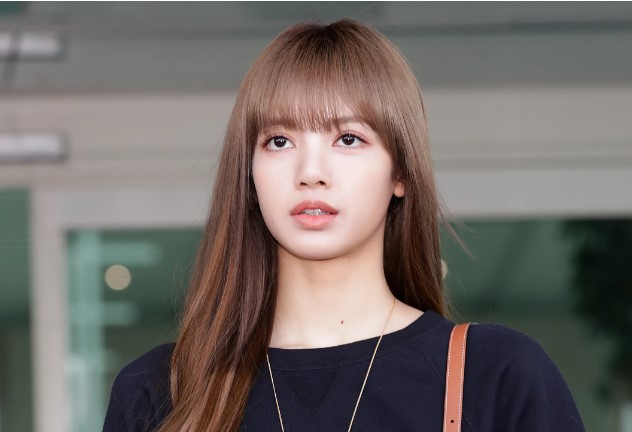
#> input picture chapter 6/img1.jpg, 632 x 432 px
$ python -i pencilsketch_webapp.py   (imports and definitions only)
#> lines starting #> are read from the running program, lines starting #| are printed output that depends on the picture
#> further down, picture is the input picture: shape (432, 632, 3); mean B, G, R 102.2, 105.9, 112.7
#Example 6.21 Pencil Sketch web app with Streamlit
import streamlit as st
import numpy as np
from PIL import Image
import cv2


def pencilSketch(inp_img):
    img_gray = cv2.cvtColor(inp_img, cv2.COLOR_BGR2GRAY)
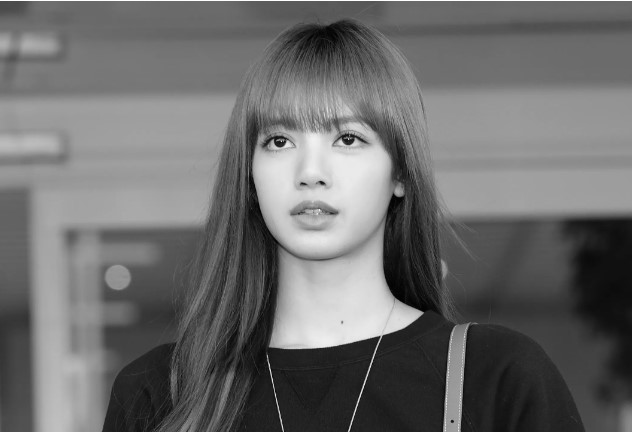
#> img_gray: shape (432, 632); min 1, max 255, mean 107.5
    img_invert = cv2.bitwise_not(img_gray)
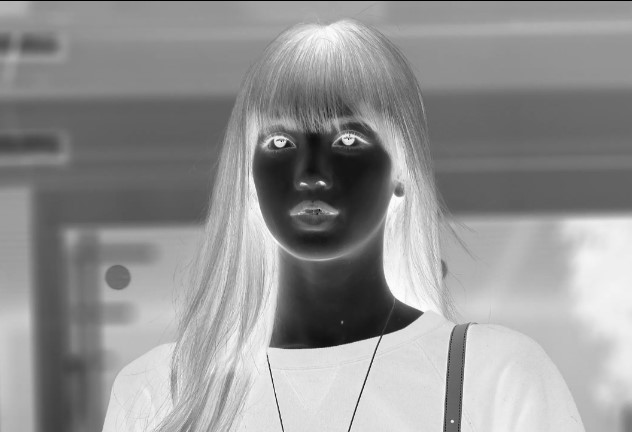
#> img_invert: shape (432, 632); min 0, max 254, mean 147.5
    img_smoothing = cv2.GaussianBlur(img_invert, (21, 21),sigmaX=0, sigmaY=0)
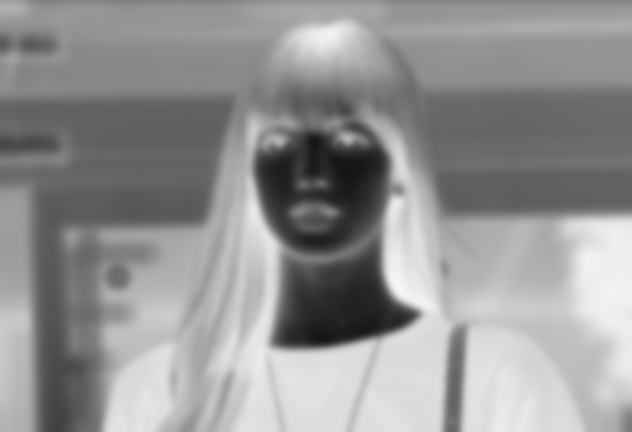
#> img_smoothing: shape (432, 632); min 21, max 247, mean 147.6
    final_img = cv2.divide(img_gray, 255 - img_smoothing, scale=256)
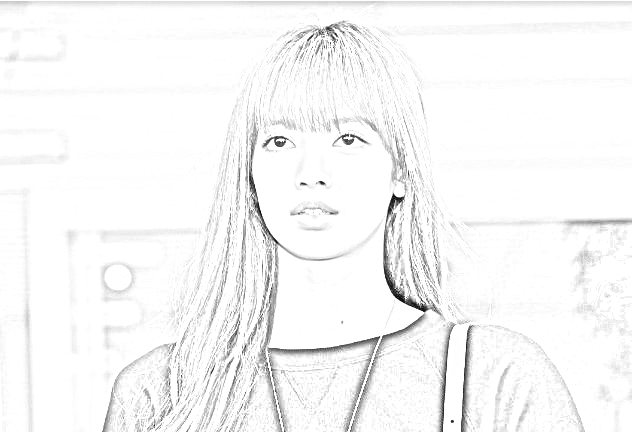
#> final_img: shape (432, 632); min 6, max 255, mean 246.5
    return(final_img)


# [19 lines not run here, left out]

>>> import cv2
>>> picture = cv2.imread('img1.jpg')
>>> result = pencilSketch(picture)

$ run again, on chapter 6/img2.jpg
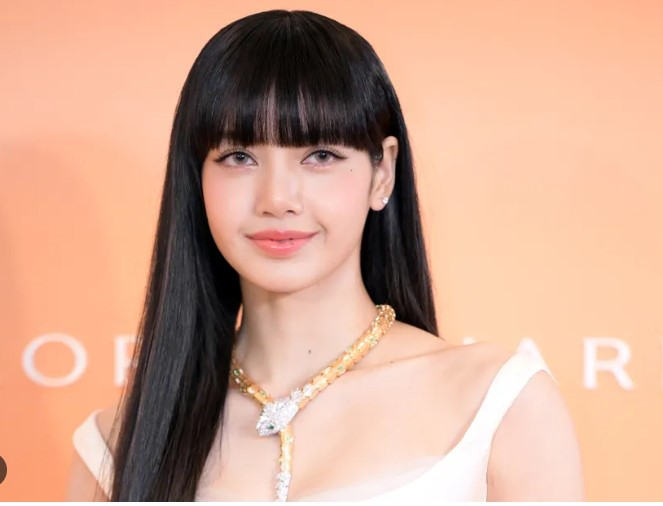
#> input picture chapter 6/img2.jpg, 663 x 506 px
#> picture is the input picture: shape (506, 663, 3); mean B, G, R 145.3, 166.8, 209.5
#> in pencilSketch, `img_smoothing = cv2.GaussianBlur(img_invert, (21, 21),sigmaX=0, sigmaY..`:
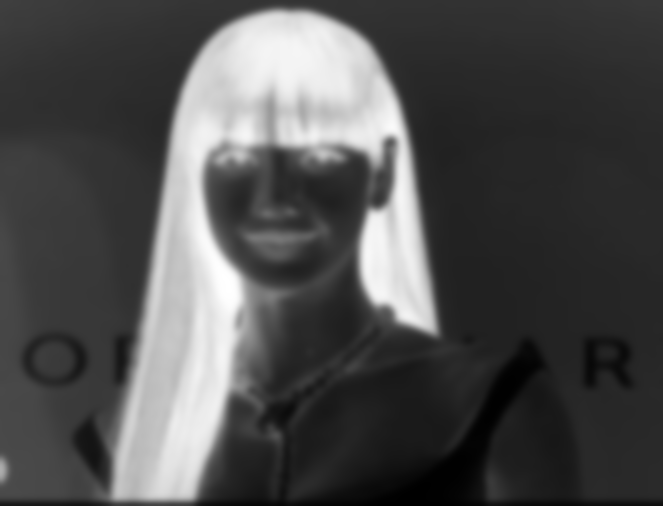
#> img_smoothing: shape (506, 663); min 0, max 255, mean 77.9
#> in pencilSketch, `final_img = cv2.divide(img_gray, 255 - img_smoothing, scale=256)`:
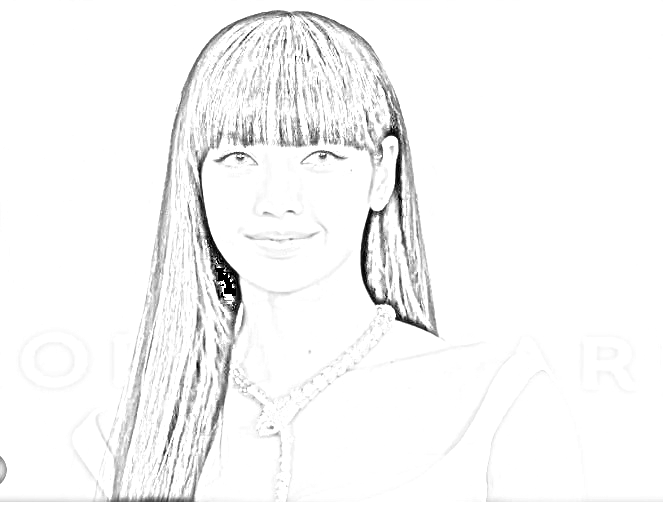
#> final_img: shape (506, 663); min 0, max 255, mean 246.5

$ run again, on chapter 6/img3.jpg
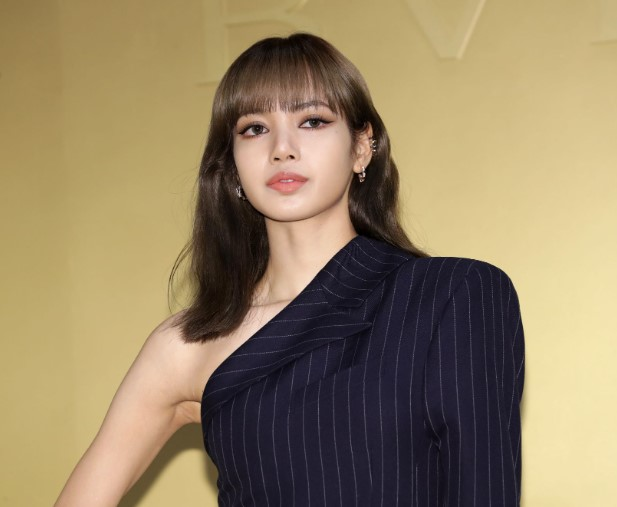
#> input picture chapter 6/img3.jpg, 617 x 507 px
#> picture is the input picture: shape (507, 617, 3); mean B, G, R 100.1, 132.2, 150.1
#> in pencilSketch, `img_smoothing = cv2.GaussianBlur(img_invert, (21, 21),sigmaX=0, sigmaY..`:
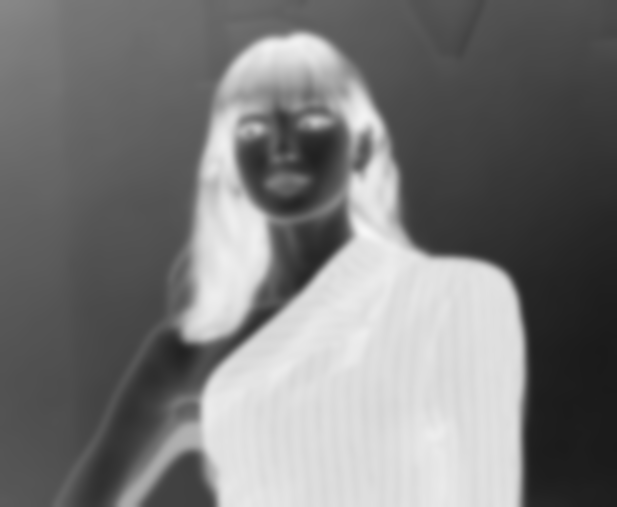
#> img_smoothing: shape (507, 617); min 26, max 247, mean 121.1
#> in pencilSketch, `final_img = cv2.divide(img_gray, 255 - img_smoothing, scale=256)`:
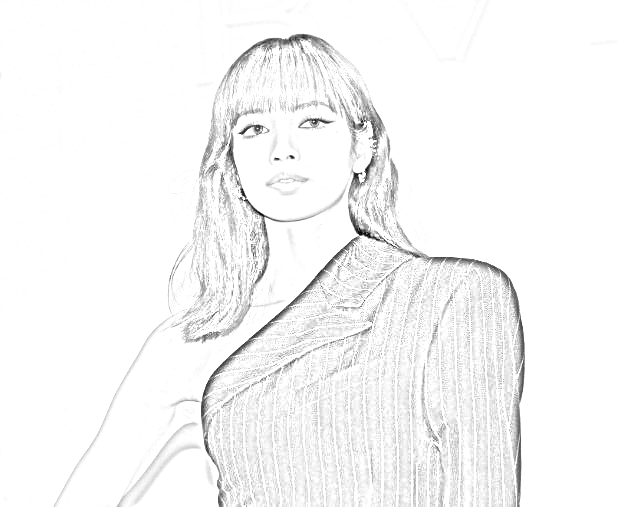
#> final_img: shape (507, 617); min 0, max 255, mean 246.2

$ run again, on chapter 6/face2.jpg
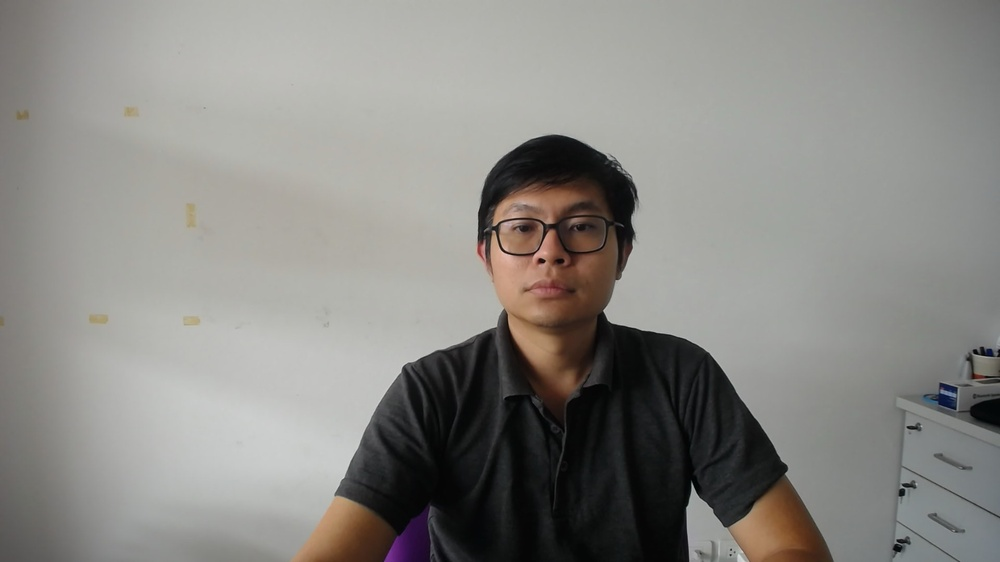
#> input picture chapter 6/face2.jpg, 1000 x 562 px, shrunk from 1920 x 1080 before the run
#> picture is the input picture: shape (562, 1000, 3); mean B, G, R 132.2, 136.2, 137.5
#> in pencilSketch, `img_invert = cv2.bitwise_not(img_gray)`:
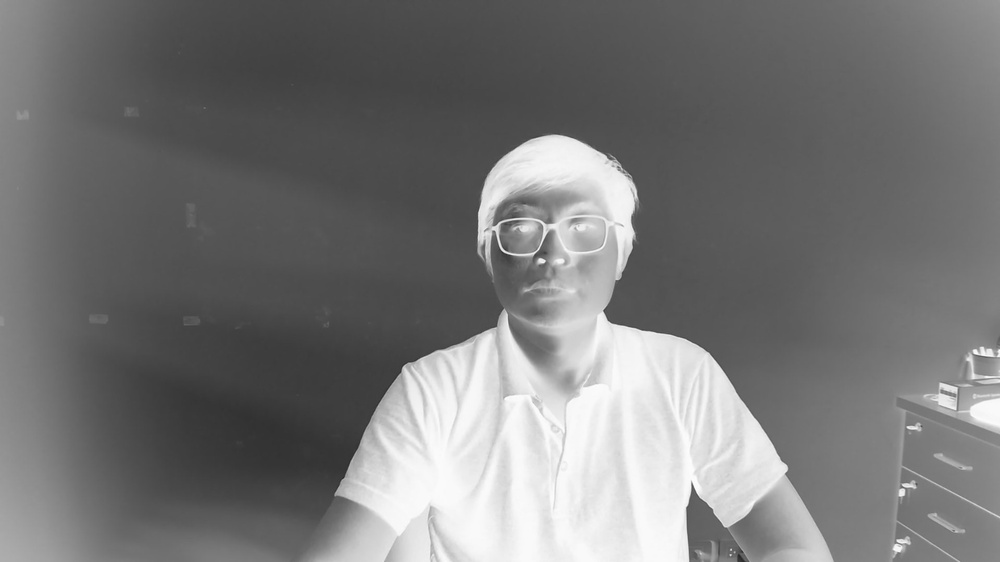
#> img_invert: shape (562, 1000); min 38, max 255, mean 118.9
#> in pencilSketch, `final_img = cv2.divide(img_gray, 255 - img_smoothing, scale=256)`:
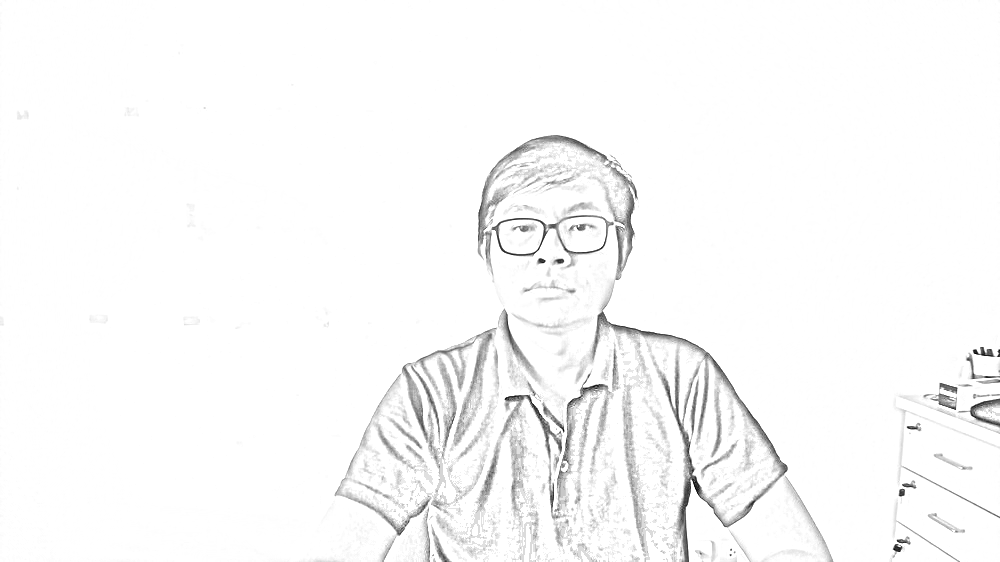
#> final_img: shape (562, 1000); min 0, max 255, mean 249.4
